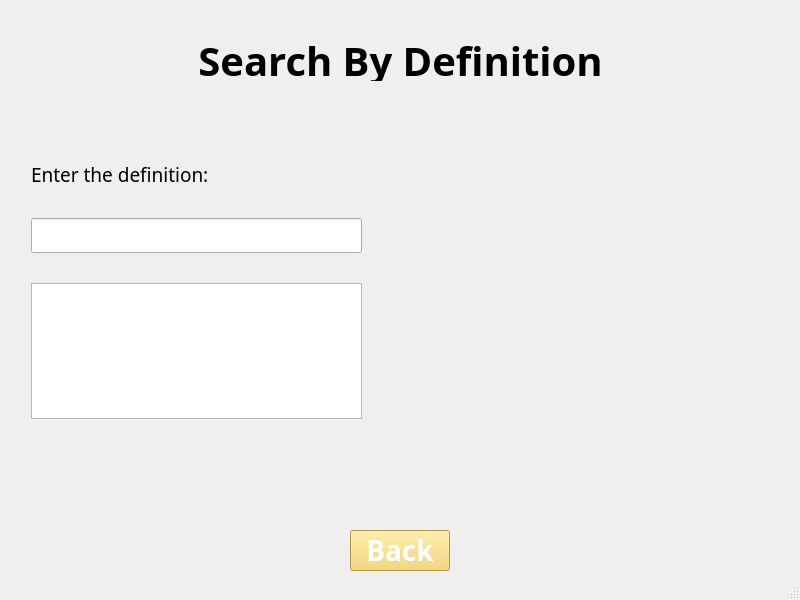
<?xml version="1.0" encoding="UTF-8"?>
<ui version="4.0">
 <class>searchDefinitionWindow</class>
 <widget class="QMainWindow" name="searchDefinitionWindow">
  <property name="geometry">
   <rect>
    <x>0</x>
    <y>0</y>
    <width>800</width>
    <height>600</height>
   </rect>
  </property>
  <property name="windowTitle">
   <string>MainWindow</string>
  </property>
  <widget class="QWidget" name="centralwidget">
   <widget class="QLabel" name="label">
    <property name="geometry">
     <rect>
      <x>0</x>
      <y>40</y>
      <width>801</width>
      <height>41</height>
     </rect>
    </property>
    <property name="font">
     <font>
      <family>VNI-Disney</family>
      <pointsize>30</pointsize>
      <bold>true</bold>
     </font>
    </property>
    <property name="text">
     <string>Search By Definition</string>
    </property>
    <property name="alignment">
     <set>Qt::AlignCenter</set>
    </property>
    <property name="wordWrap">
     <bool>false</bool>
    </property>
   </widget>
   <widget class="QPushButton" name="backButton">
    <property name="geometry">
     <rect>
      <x>350</x>
      <y>530</y>
      <width>100</width>
      <height>41</height>
     </rect>
    </property>
    <property name="font">
     <font>
      <family>VNI-Disney</family>
      <pointsize>21</pointsize>
      <bold>true</bold>
     </font>
    </property>
    <property name="styleSheet">
     <string notr="true">background-color: #f4d35e; color: white;</string>
    </property>
    <property name="text">
     <string>Back</string>
    </property>
   </widget>
   <widget class="QLabel" name="label_3">
    <property name="geometry">
     <rect>
      <x>400</x>
      <y>130</y>
      <width>311</width>
      <height>341</height>
     </rect>
    </property>
    <property name="text">
     <string/>
    </property>
    <property name="pixmap">
     <pixmap resource="resources.qrc">:/resources/dictionary-removebg-preview.png</pixmap>
    </property>
   </widget>
   <widget class="QWidget" name="">
    <property name="geometry">
     <rect>
      <x>31</x>
      <y>161</y>
      <width>331</width>
      <height>258</height>
     </rect>
    </property>
    <layout class="QVBoxLayout" name="verticalLayout">
     <property name="spacing">
      <number>30</number>
     </property>
     <item>
      <widget class="QLabel" name="definition_2">
       <property name="font">
        <font>
         <family>VNI-Disney</family>
         <pointsize>14</pointsize>
        </font>
       </property>
       <property name="text">
        <string>Enter the definition:</string>
       </property>
      </widget>
     </item>
     <item>
      <widget class="QLineEdit" name="lineEdit">
       <property name="font">
        <font>
         <family>VNI-Disney</family>
         <pointsize>14</pointsize>
        </font>
       </property>
      </widget>
     </item>
     <item>
      <widget class="QListWidget" name="definition">
       <property name="font">
        <font>
         <family>VNI-Disney</family>
         <pointsize>14</pointsize>
        </font>
       </property>
      </widget>
     </item>
    </layout>
   </widget>
  </widget>
  <widget class="QMenuBar" name="menubar">
   <property name="geometry">
    <rect>
     <x>0</x>
     <y>0</y>
     <width>800</width>
     <height>22</height>
    </rect>
   </property>
  </widget>
  <widget class="QStatusBar" name="statusbar"/>
 </widget>
 <resources>
  <include location="resources.qrc"/>
 </resources>
 <connections/>
</ui>
